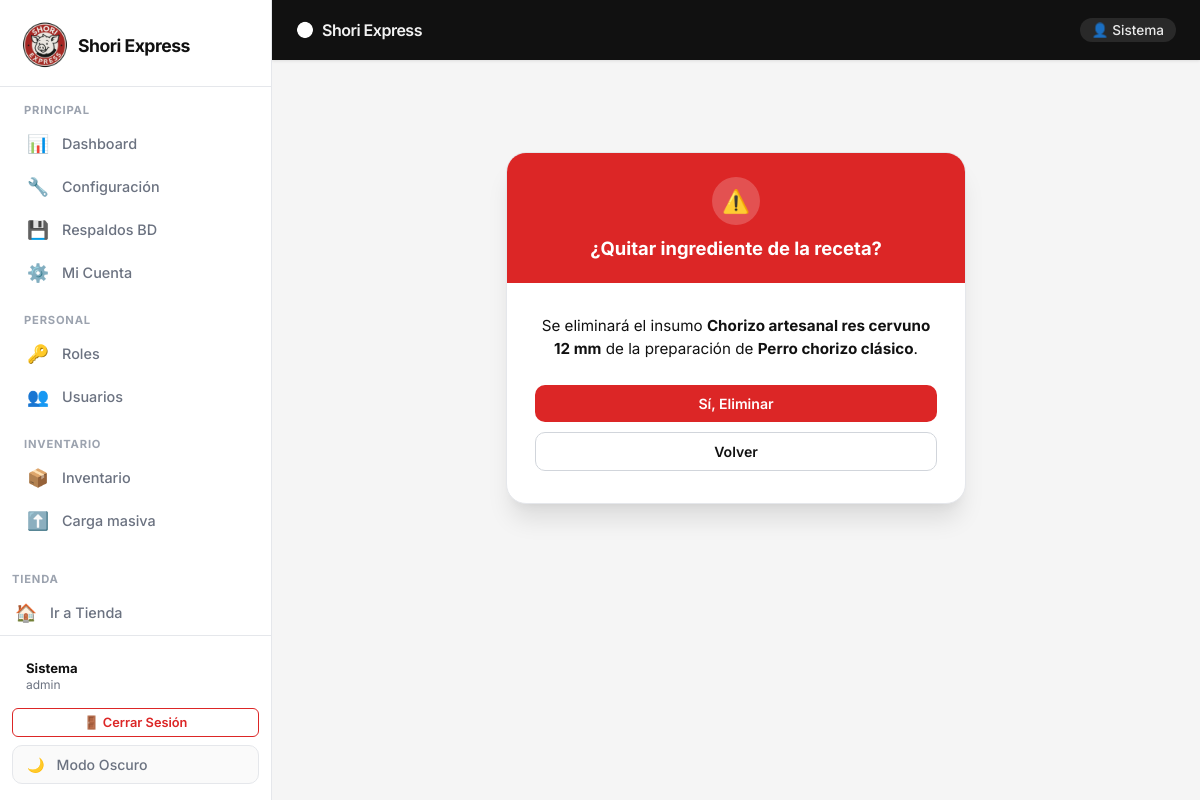
Page /recetas/eliminar/1/ (signed in) on the committed database.
### usuario/models.py (models this page shows, shortened)
class Usuario(models.Model):
    TIPO_DOC_CHOICES = [
        ('CC', 'Cédula de Ciudadanía'),
        ('TI', 'Tarjeta de Identidad'),
        ('CE', 'Cédula de Extranjería'),
        ('PEP', 'Permiso Especial de Permanencia'),
    ]
    ESTADO_CHOICES = [
        ('activo', 'Activo'),
        ('inactivo', 'Inactivo'),
    ]
    tipo_documento = models.CharField(max_length=10, choices=TIPO_DOC_CHOICES, default='CC')
    documento = models.CharField(max_length=15, unique=True)
    primer_nombre = models.CharField(max_length=40)
    apellido = models.CharField(max_length=40)
    correo = models.EmailField(max_length=100, unique=True)
    telefono = models.CharField(max_length=20, null=True, blank=True)
    direccion = models.CharField(max_length=100, blank=True)
    nombre_usuario = models.CharField(max_length=50, unique=True)
    contrasena = models.CharField(max_length=255)
    ultima_actualizacion_password = models.DateTimeField(
        auto_now_add=True,
        help_text="Fecha de última actualización de contraseña",
    )
    rol = models.ForeignKey(
        'rol.Rol',
        on_delete=models.PROTECT,
        related_name='usuarios'
    )
    puntos_acumulados = models.PositiveIntegerField(default=0)
    bonos_fidelidad = models.PositiveIntegerField(
        default=0,
        help_text="Bonos ganados (ej. compras iguales o superiores al umbral configurado)",
    )
    estado = models.CharField(max_length=10, choices=ESTADO_CHOICES, default='activo')
    fecha_registro = models.DateTimeField(auto_now_add=True)
    class Meta:
        verbose_name = "Usuario"
        verbose_name_plural = "Usuarios"
        db_table = "usuario_usuario" # Mantiene compatibilidad con tu SQL

### receta/models.py (models this page shows, shortened)
class Receta(models.Model):
    producto = models.ForeignKey(
        Producto,
        on_delete=models.CASCADE,
        related_name='ingredientes'
    )
    insumo = models.ForeignKey(
        Inventario,
        on_delete=models.CASCADE
    )
    cantidad_requerida = models.DecimalField(
        max_digits=10,
        decimal_places=2,
        help_text="Cantidad a descontar (ej: 0.5 si son 500g y el insumo está en KG)"
    )
    class Meta:
        verbose_name = "Receta / Escandallo"
        verbose_name_plural = "Recetas / Escandallos"
        unique_together = ('producto', 'insumo')
        db_table = "receta_receta"

### inventario/models.py (models this page shows, shortened)
class Inventario(models.Model):
    UNIDADES_MEDIDA = [
        ('GR', 'Gramos'),
        ('KG', 'Kilogramos'),
        ('ML', 'Mililitros'),
        ('LT', 'Litros'),
        ('UN', 'Unidad'),
    ]
    ESTADO_CHOICES = [
        ('disponible', 'Disponible'),
        ('agotado', 'Agotado'),
        ('pocos', 'Pocas Unidades'),
    ]
    nombre_insumo = models.CharField(max_length=100)
    categoria_insumo = models.CharField(max_length=50) # Ej: Proteína, Vegetal, Abarrote
    unidad_medida = models.CharField(
        max_length=10,
        choices=UNIDADES_MEDIDA,
        default='GR'
    )
    stock_actual = models.DecimalField(
        max_digits=10,
        decimal_places=2,
        default=0.00
    )
    stock_minimo = models.DecimalField(
        max_digits=10,
        decimal_places=2,
        help_text="Alerta cuando el stock baje de este valor"
    )
    stock_maximo = models.DecimalField(
        max_digits=10,
        decimal_places=2,
        null=True,
        blank=True
    )
    precio_compra_referencia = models.DecimalField(max_digits=10, decimal_places=2)
    iva_porcentaje = models.DecimalField(
        max_digits=5,
        decimal_places=2,
        default=0.00
    )
    estado_insumo = models.CharField(
        max_length=20,
        choices=ESTADO_CHOICES,
        default='disponible'
    )
    class Meta:
        verbose_name = "Insumo de Inventario"
        verbose_name_plural = "Insumos de Inventario"
        db_table = "inventario_inventario"

### producto/models.py (models this page shows, shortened)
class Producto(models.Model):
    objects = ProductoManager()
    nombre_producto = models.CharField(
        max_length=100,
        verbose_name="Nombre del Plato/Producto"
    )
    descripcion_producto = models.TextField(
        null=True,
        blank=True,
        help_text="Descripción que aparecerá en el carrito de compras"
    )
    imagen = models.ImageField(
        upload_to='productos/',
        null=True,
        blank=True,
        help_text="Sube una imagen desde tu dispositivo"
    )
    precio_venta = models.DecimalField(
        max_digits=10,
        decimal_places=2,
        help_text="Precio base al público"
    )
    es_combo = models.BooleanField(
        default=False,
        help_text="Marcar si es un paquete que incluye varios sub-productos"
    )
    esta_disponible = models.BooleanField(
        default=True,
        verbose_name="¿Está en el menú actualmente?"
    )
    esta_habilitado = models.BooleanField(
        default=True,
        verbose_name="¿Está habilitado para venta?",
        help_text="Control manual para mostrar/ocultar productos. Se deshabilita automáticamente si faltan insumos."
    )
    registro_movimiento_inicial = models.TextField(
        null=True,
        blank=True,
        help_text="Nota del movimiento o lote inicial asociado al alta del producto en carta",
    )
    imagen_catalogo = models.CharField(
        max_length=255,
        blank=True,
        default="",
        help_text="Opcional. Ruta bajo static/ (ej. productos/perro-clasico.jpg). "
        "Se muestra en la tienda si no hay imagen subida a media.",
    )
    class Meta:
        verbose_name = "Producto"
        verbose_name_plural = "Productos"
        db_table = "producto_producto"

### receta/views.py (the view, shortened to what this page needs)
# urls.py: path('eliminar/<int:id>/', views.eliminar_receta, name='eliminar_receta'),
@admin_shori_required
@require_http_methods(["GET", "POST"])
def eliminar_receta(request, id):
    receta = get_object_or_404(Receta, pk=id)
    return render(request, 'receta/eliminar_receta.html', {'receta': receta})

### cuentas/context_processors.py (called while the page is built)
def user_context(request):
    usuario_logueado = None
    es_admin = False
    usuario_id = request.session.get('usuario_id')
    if usuario_id:
        try:
            usuario_logueado = Usuario.objects.get(pk=usuario_id)
        except Usuario.DoesNotExist:
            request.session.flush()
        else:
            nombre_rol = ''
            if usuario_logueado.rol:
                nombre_rol = usuario_logueado.rol.nombre_rol or ''
            es_admin = nombre_rol.strip().lower() in {'admin', 'administrador', 'empleado'}
    return {
        'usuario_logueado': usuario_logueado,
        'es_admin': es_admin,
    }

### cuentas/views.py (called while the page is built)
def _session_expired(request):
    last_activity = request.session.get('last_activity')
    if not last_activity:
        return False
    try:
        last = float(last_activity)
    except (TypeError, ValueError):
        return True
    return (timezone.now().timestamp() - last) > (SESSION_TIMEOUT_MINUTES * 60)

def _actualizar_actividad_sesion(request):
    request.session['last_activity'] = timezone.now().timestamp()

def _es_rol_admin(nombre_rol):
    if not nombre_rol:
        return False
    return nombre_rol.strip().lower() in ROLES_ADMIN

def _get_usuario_sesion(request):
    usuario_id = request.session.get('usuario_id')
    if usuario_id:
        try:
            return Usuario.objects.get(pk=usuario_id)
        except Usuario.DoesNotExist:
            request.session.flush()
    return None

### producto/context_processor.py (called while the page is built)
def cart_total_amount(request):
    cart = Cart(request)
    total = 0
    for key, value in cart.cart.items():
        total += float(value["precio"]) * value["cantidad"]
    return {'cart_total_amount': total, 'cart_count': len(cart.cart)}

### receta/templates/receta/eliminar_receta.html (shortened to what this page needs)
{% extends 'base.html' %}
{% block content %}
<div class="se-confirm-card">
    <div class="se-confirm-header">
        <div class="confirm-icon">⚠️</div>
        <h4>¿Quitar ingrediente de la receta?</h4>
    </div>
    <div class="se-confirm-body">
        <p>Se eliminará el insumo <strong>{{ receta.insumo.nombre_insumo }}</strong> de la preparación de <strong>{{ receta.producto.nombre_producto }}</strong>.</p>
        <form method="POST">
            <div class="se-confirm-actions">
                <button type="submit" class="se-btn se-btn-danger">Sí, Eliminar</button>
                <a href="{% url 'lista_recetas' %}" class="se-btn se-btn-outline">Volver</a>
            </div>
        </form>
    </div>
</div>
{% endblock %}

### templates/base.html (shortened to what this page needs)
{% load static %}
<!DOCTYPE html>
<html lang="es" data-theme="light">
<head>
    <link rel="stylesheet" href="{% static 'style.css' %}">
</head>
<body>
<aside class="se-sidebar" id="sidebar">
    <div class="se-sidebar-header">
        <a class="se-sidebar-brand" href="{% url 'home' %}">
            <img src="{% static 'IMG/SHORIp.ico' %}" alt="Shori" class="sidebar-logo">
            <span style="font-weight: 700; letter-spacing: -0.5px; font-size: 1.1rem;">Shori Express</span>
        </a>
    </div>
    <nav class="se-sidebar-nav">
        <div class="se-nav-section-label">Principal</div>
        <a class="se-sidebar-link" href="{% url 'home' %}">
            <span class="se-sidebar-icon">📊</span>
            <span>Dashboard</span>
        </a>
        <a class="se-sidebar-link" href="{% url 'ver_configuracion' %}">
            <span class="se-sidebar-icon">🔧</span>
            <span>Configuración</span>
        </a>
        <a class="se-sidebar-link" href="{% url 'lista_respaldos' %}">
            <span class="se-sidebar-icon">💾</span>
            <span>Respaldos BD</span>
        </a>
        {% if request.session.usuario_id %}
        <a class="se-sidebar-link" href="{% url 'mi_cuenta' request.session.usuario_id %}">
            <span class="se-sidebar-icon">⚙️</span>
            <span>Mi Cuenta</span>
        </a>
        {% endif %}
        <div class="se-nav-section-label">Personal</div>
        <a class="se-sidebar-link" href="{% url 'lista_roles' %}">
            <span class="se-sidebar-icon">🔑</span>
            <span>Roles</span>
        </a>
        <a class="se-sidebar-link" href="{% url 'lista_usuarios' %}">
            <span class="se-sidebar-icon">👥</span>
            <span>Usuarios</span>
        </a>
        <div class="se-nav-section-label">Inventario</div>
        <a class="se-sidebar-link" href="{% url 'lista_inventario' %}">
            <span class="se-sidebar-icon">📦</span>
            <span>Inventario</span>
        </a>
        <a class="se-sidebar-link" href="{% url 'carga_masiva' %}">
            <span class="se-sidebar-icon">⬆️</span>
            <span>Carga masiva</span>
        </a>
        <a class="se-sidebar-link" href="{% url 'lista_productos' %}">
        </a>
    </nav>
    <div class="se-nav-section-label">Tienda</div>
    <a class="se-sidebar-link" href="{% url 'landing' %}">
        <span class="se-sidebar-icon">🏠</span>
        <span>Ir a Tienda</span>
    </a>
    <div class="se-sidebar-footer">
        {% if request.session.usuario_nombre %}
        <div style="padding: 8px 14px; margin-bottom: 8px; font-size: 0.82rem; color: var(--text-secondary);">
            <strong style="color: var(--text-primary);">{{ request.session.usuario_nombre }}</strong><br>
            <span style="font-size: 0.75rem;">{{ request.session.usuario_rol|default:"Usuario" }}</span>
        </div>
        <a href="{% url 'logout' %}" class="se-btn se-btn-outline-red se-btn-sm" style="width: 100%; margin-bottom: 8px;">
            🚪 Cerrar Sesión
        </a>
        {% endif %}
        <button class="theme-toggle-sidebar" onclick="toggleTheme()" id="themeBtn" title="Cambiar tema" aria-label="Cambiar tema">
            <span id="themeIcon">🌙</span>
            <span id="themeText">Modo Oscuro</span>
        </button>
    </div>
</aside>
<header class="se-topbar">
    <a class="se-topbar-brand" href="{% url 'home' %}">
        <img src="{% static 'IMG/SHORIp.ico' %}" alt="Shori" class="topbar-logo">
        <span style="font-weight: 600; font-size: 1rem; color: rgba(255,255,255,0.95);">Shori Express</span>
    </a>
    {% if request.session.usuario_nombre %}
    <span style="color: rgba(255,255,255,0.9); font-size: 0.85rem; font-weight: 500; background: rgba(255,255,255,0.1); padding: 4px 12px; border-radius: 20px;">
        👤 {{ request.session.usuario_nombre }}
    </span>
    {% endif %}
</header>
<main class="se-main">
    {% block content %}
    {% endblock %}
</main>
</body>
</html>

### templates/base.html (style rules this page uses)
.se-sidebar-brand, .se-topbar-brand { display: flex; align-items: center; gap: 8px; }
.sidebar-logo { width: 50px; height: 50px; object-fit: contain; }
.topbar-logo { width: 18px; height: 18px; object-fit: contain; filter: brightness(0) invert(1); }

### rows in the picture
Usuario: session.usuario_nombre "Sistema"
Receta: insumo.nombre_insumo "Chorizo artesanal res cervuno 12 mm", producto.nombre_producto "Perro chorizo clásico"

### other values in the picture
{{ request.session.usuario_rol|default:"Usuario" }} "admin"
